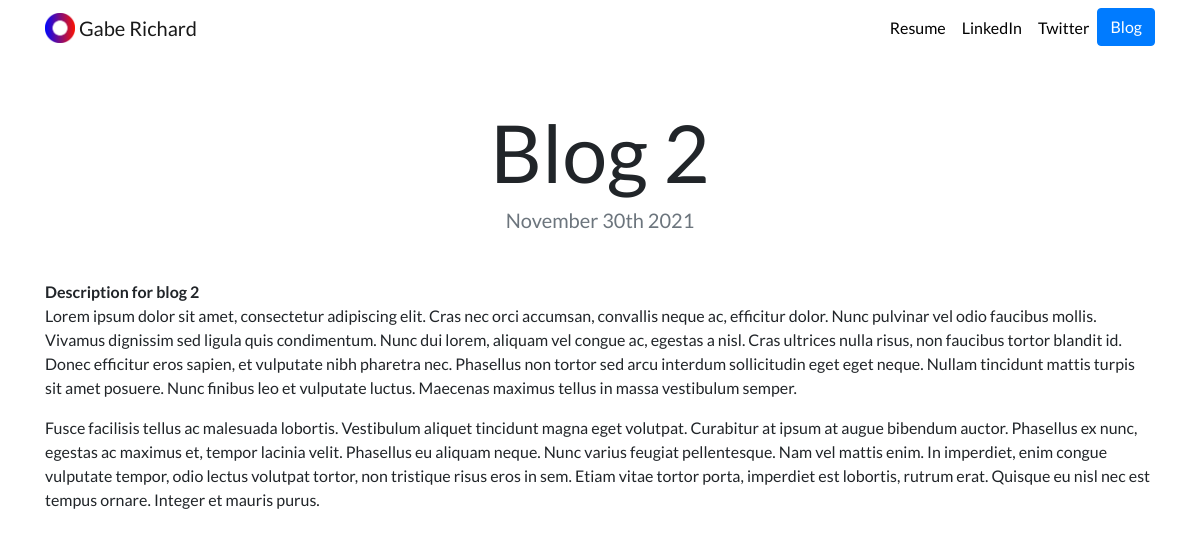
The page /blog/6/ on the database its author committed.
### blog/models.py (models this page shows, shortened)
class Blog(models.Model):
    title = models.CharField(max_length=200)
    description = models.TextField()
    date = models.DateField()

### blog/views.py (the view)
# urls.py: path('<int:blog_id>/', views.detail, name='detail'),
def detail(request, blog_id):
    blog = get_object_or_404(Blog, pk=blog_id)
    return render(request, 'blog/detail.html', {'blog': blog})

### blog/templates/blog/detail.html
{% extends 'portfolio/base.html'%}
{% block content %}
    <h1 class="text-center mt-5" id="blogdetailtitle">{{ blog.title }}</h1>
    <h5 class="text-center text-muted mb-5">{{ blog.date|date:'F jS Y' }}</h5>
    {{ blog.description|safe }}
{% endblock %}

### portfolio/static/portfolio/custom.css (style rules this page uses)
body { font-family: 'Lato', sans-serif; }
@media (min-width: 992px) { #blogdetailtitle { font-size: 5rem; } }

### rows shown on the page
Blog: title "Blog 2", date "November 30th 2021", description "Description for blog 2 Lorem ipsum dolor sit amet, consectetur adipiscing elit. Cras nec orci accumsan, convallis neque ac, efficitur dolor. Nunc pulvinar vel odio faucibus mollis. Vivamus dignissim sed ligula quis condimentum. Nunc dui lorem, aliquam vel congue ac, egestas a nisl. Cras ultrices nulla risus, non faucibus tortor blandit id. Donec efficitur eros sapien, et vulputate nibh pharetra nec. Phasellus non tortor sed arcu interdum sollicitudin eget eget neque. Nullam tincidunt mattis turpis sit amet posuere. Nunc finibus leo et vulputate luctus. Maecenas maximus tellus in massa vestibulum semper. Fusce facilisis tellus ac malesuada lobortis. Vestibulum aliquet tincidunt magna eget…"
